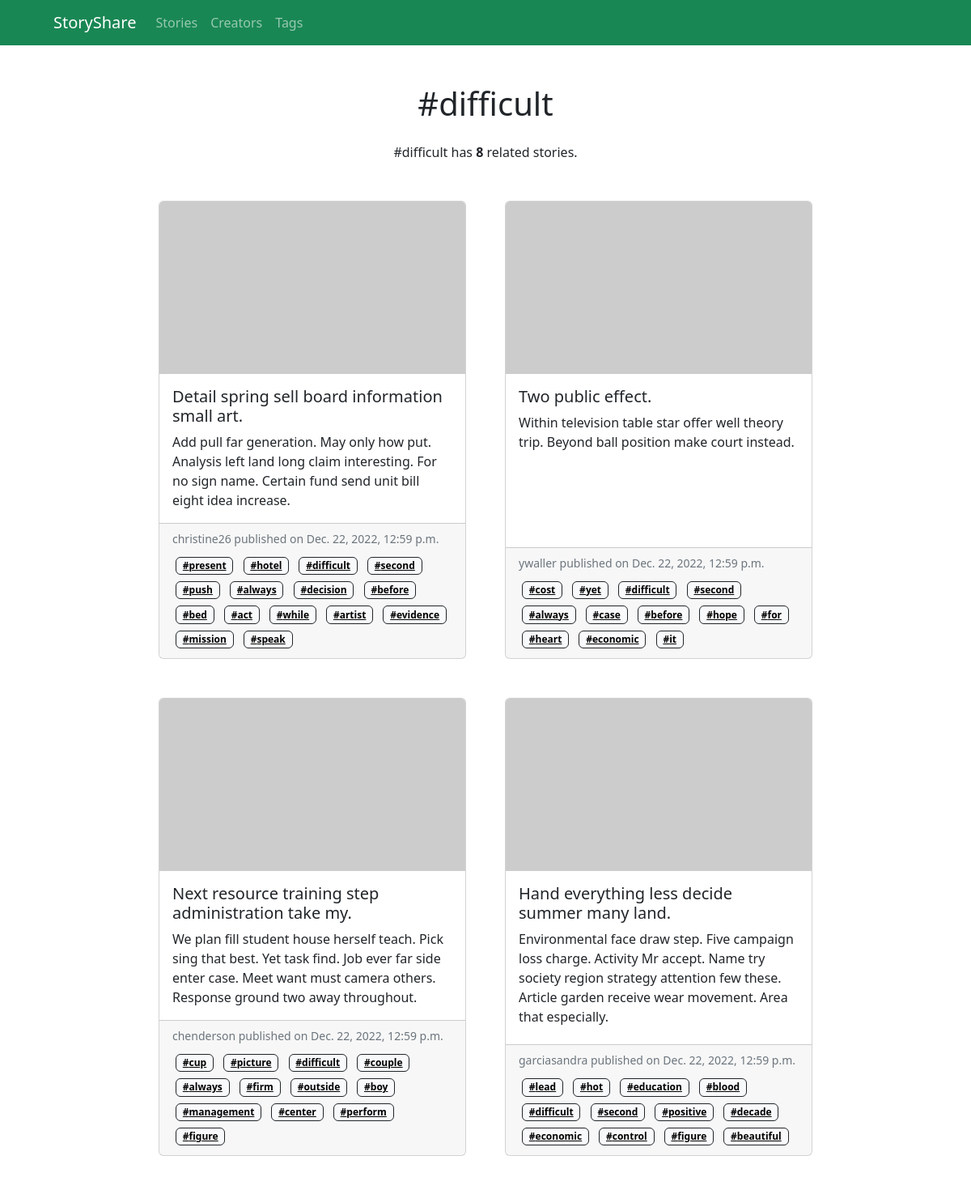
The page /tags/difficult/ (upper part) on the database its author committed.
### app/models.py (models this page shows, shortened)
class Tag(models.Model):
	class Meta:
		verbose_name = "Tag"
		verbose_name_plural = "Tags"
	name = models.CharField(max_length=32, null=True)
	slug = models.SlugField(max_length=1024, blank=True, unique=True, null=True)
	def get_absolute_url(self):
		return reverse('app:tag-detail-view', kwargs={'slug': self.slug})
	def __str__(self):
		return self.name

class Post(models.Model):
	class Meta:
		verbose_name = "Post"
		verbose_name_plural = "Posts"
	creator_profile = models.ForeignKey(CreatorProfile, related_name='posts', null=True, on_delete=models.CASCADE)
	title = models.CharField(max_length=148, null=True)
	slug = models.SlugField(max_length=1024, blank=True, unique=True, null=True)
	featured_image = models.URLField(max_length=2048, blank=True, null=True)
	content = models.TextField(max_length=64000, null=True)
	excerpt = models.TextField(max_length=480, null=True)
	tags = models.ManyToManyField(Tag, related_name='posts', blank=True)
	date_created = models.DateTimeField(auto_now_add=True, null=True)
	def get_absolute_url(self):
		return reverse('app:post-detail-view', kwargs={'slug': self.slug})

class CreatorProfile(models.Model):
	class Meta:
		verbose_name = "Creator Profile"
		verbose_name_plural = "Creator Profiles"
	user = models.OneToOneField(User, primary_key=True, on_delete=models.CASCADE)
	slug = models.SlugField(max_length=1024,unique=True, blank=True, null=True)
	profile_image = models.URLField(max_length=2048, blank=True, null=True)
	description = models.TextField(max_length=160, blank=True, null=True)
	following = models.ManyToManyField('self', symmetrical=False, related_name='followers', blank=True)
	date_created = models.DateTimeField(auto_now_add=True, null=True)

### app/views.py (the view)
# urls.py: path('tags/<slug:slug>/', views.TagDetailView.as_view(), name = 'tag-detail-view'),
class TagDetailView(DetailView):
	model = Tag
	context_object_name = 'tag'
	template_name = 'app/tag/tag_detail.html'

### app/templates/app/tag/tag_detail.html (shortened to what this page needs)
{% extends 'app/components/base.html' %}
{% block body %}
<section id="stories">
	<div class="container">
		<h1 class="text-center mb-4">#{{tag.name}}</h1>
		<p class="text-center mb-4">
			#{{tag.name}} has <b>{{tag.posts.all | length}}</b> related stories.
		</p>
		<div
			class="card-column d-flex flex-row flex-wrap justify-content-center align-items-top">
			{% for post in tag.posts.all %}
			<div
				class="card m-4"
				style="max-width: 23.75rem"
				onclick="window.location='{{post.get_absolute_url}}'"
				role="button">
				<img
					class="card-img-top"
					src="{{post.featured_image}}"
					alt="{{post.featured_image}}" />
				<div class="card-body">
					<h5 class="card-title">{{post.title}}</h5>
					<p class="card-text">{{post.excerpt}}</p>
				</div>
				<div class="card-footer">
					<small class="text-muted d-block mb-2"
						>{{post.creator_profile.user.username}} published on
						{{post.date_created}}</small
					>
					{% for tag in post.tags.all %}
					<a
						class="badge text-bg-light border border-dark m-1"
						href="{{tag.get_absolute_url}}"
						>#{{tag}}</a
					>
					{% endfor %}
				</div>
			</div>
			{% endfor %}
		</div>
	</div>
</section>
{% endblock body %}

### rows shown on the page
Tag: name "difficult", posts.all|length "8"
Post: title "Detail spring sell board information small art.", excerpt "Add pull far generation. May only how put. Analysis left land long claim interesting. For no sign name. Certain fund send unit bill eight idea increase.", creator_profile.user.username "christine26", date_created "Dec. 22, 2022, 12:59 p.m."
Tag: name "present"
Tag: name "hotel"
Tag: name "second"
Tag: name "push"
Tag: name "always"
Tag: name "decision"
Tag: name "before"
Tag: name "bed"
Tag: name "act"
Tag: name "while"
Tag: name "artist"
Tag: name "evidence"
Tag: name "mission"
Tag: name "speak"
Post: title "Two public effect.", excerpt "Within television table star offer well theory trip. Beyond ball position make court instead.", creator_profile.user.username "ywaller", date_created "Dec. 22, 2022, 12:59 p.m."
Tag: name "cost"
Tag: name "yet"
Tag: name "case"
Tag: name "hope"
Tag: name "for"
Tag: name "heart"
Tag: name "economic"
Tag: name "it"
Post: title "Next resource training step administration take my.", excerpt "We plan fill student house herself teach. Pick sing that best. Yet task find. Job ever far side enter case. Meet want must camera others. Response ground two away throughout.", creator_profile.user.username "chenderson", date_created "Dec. 22, 2022, 12:59 p.m."
Tag: name "cup"
Tag: name "picture"
Tag: name "couple"
Tag: name "firm"
Tag: name "outside"
Tag: name "boy"
Tag: name "management"
Tag: name "center"
Tag: name "perform"
Tag: name "figure"
Post: title "Hand everything less decide summer many land.", excerpt "Environmental face draw step. Five campaign loss charge. Activity Mr accept. Name try society region strategy attention few these. Article garden receive wear movement. Area that especially.", creator_profile.user.username "garciasandra", date_created "Dec. 22, 2022, 12:59 p.m."
Tag: name "lead"
Tag: name "hot"
Tag: name "education"
Tag: name "blood"
Tag: name "positive"
Tag: name "decade"
Tag: name "control"
Tag: name "beautiful"
